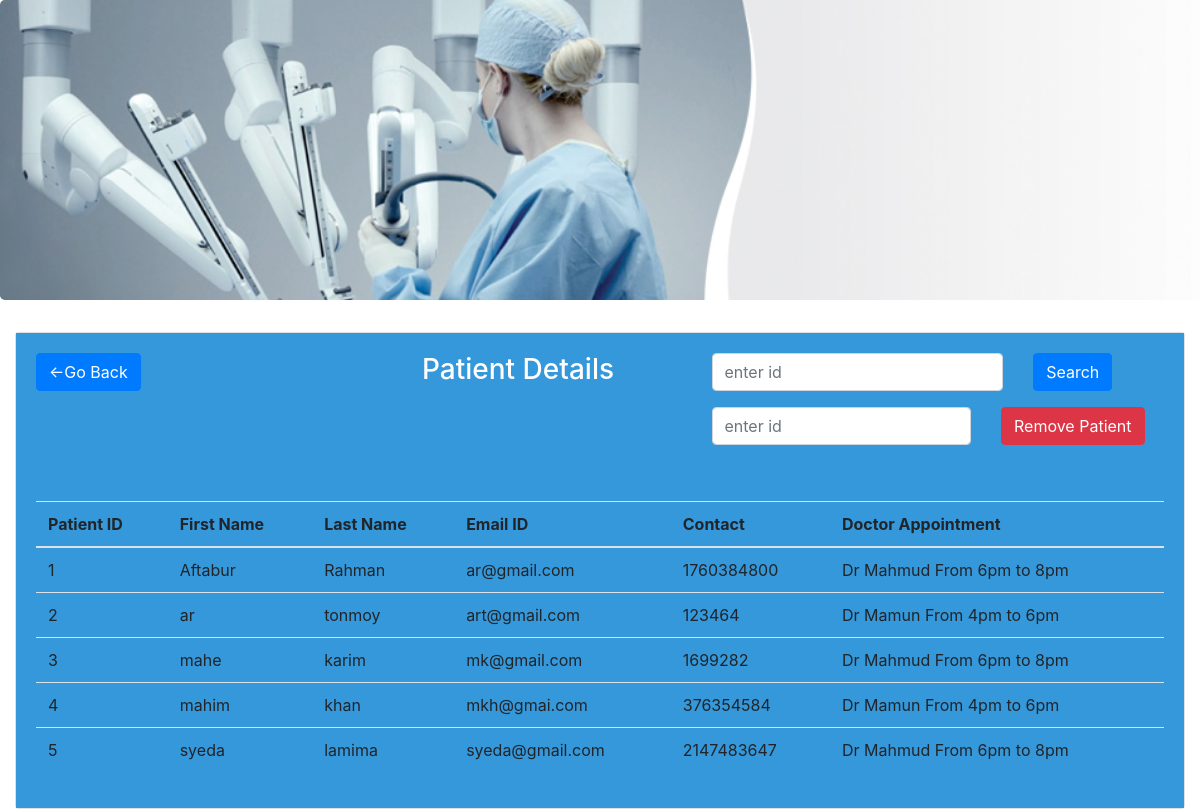
Screenshot of /patient_details.php with the database file from the repository.
### tables this page shows
CREATE TABLE `doctorapp` (
  `p_id` int(11) NOT NULL,
  `password` varchar(40) NOT NULL,
  `fname` varchar(40) NOT NULL,
  `lname` varchar(40) NOT NULL,
  `email` varchar(40) NOT NULL,
  `contact` int(11) NOT NULL,
  `docapp` varchar(60) NOT NULL
);

### func.php (the view, shortened to what this page needs)
<?php
$con=mysqli_connect("localhost","root","","hmsdb");
function get_patient_details()
{
    global $con;
    $query="select * from doctorapp";
    $result=mysqli_query($con,$query);
    while ($row=mysqli_fetch_array($result)) {
        $p_id=$row['p_id'];
        $fname=$row['fname'];
        $lname=$row['lname'];
        $email=$row['email'];
        $contact=$row['contact'];
        $docapp=$row['docapp'];
        echo "<tr>
        <td>$p_id</td>
        <td>$fname</td>
        <td>$lname</td>
        <td>$email</td>
        <td>$contact</td>
        <td>$docapp</td>
      </tr>";
    }
}
?>

### patient_details.php (shortened to what this page needs)
<DOCTYPE html>
<?php include("func.php"); ?>
<html>
<link rel="stylesheet" href="https://stackpath.bootstrapcdn.com/bootstrap/4.3.1/css/
bootstrap.min.css"
integrity="sha384-ggOyR0iXCbMQv3Xipma34MD+dH/1fQ784/j6cY/iJTQUOhcWr7x9JvoRxT2MZw1T"
crossorigin="anonymous">
<head>
</head>
<body>
<div class="jumbotron" style="background:url('image_for_hmsdb/3.jpg')no-repeat;background-size:cover;height:300px;"></div>
 <div class="container-fluid">
 <div class="card">
    <div class="card-body" style="background-color:#3498DB;color:#ffffff ">
      <div class="row">
        <div class="col-md-4">
          <a href="admin-panel.php" class="btn btn-primary"><-Go Back</a>
        </div>
        <div class="col-md-3"><h3>Patient Details<h3></div>
        <div class="col-md-4">
          <form class="form-group" action="patient_search.php" method="post">
          <div class="row">
            <div class="col-md-10"><input type="text" name="search"
                class="form-control" placeholder="enter id"></div>
              <div class="col-md-2"><input type="submit"
                    name="patient_search_submit"
                   class="btn btn-primary" value="Search"></div></div>
           </form>
           <form class="form-group" action="delete_patient.php" method="post">
          <div class="row">
            <div class="col-md-9"><input type="text" name="search"
                class="form-control" placeholder="enter id"></div>
              <div class="col-md-2"><input type="submit"
                    name="patient_delete_submit"
                   class="btn btn-danger" value="Remove Patient"></div></div>
           </form>
          </div>
        </div>
      </div>
<div class="card-body" style="background-color:#3498DB;color:#ffffff ;" >
<table class="table table-hover">
  <thead>
    <tr>
      <th >Patient ID</th>
      <th >First Name</th>
      <th >Last Name</th>
      <th >Email ID</th>
      <th >Contact</th>
      <th >Doctor Appointment </th>
    </tr>
  </thead>
  <tbody>
  <?php get_patient_details(); ?>
    </tbody>
 </table>
 </div>
</body>
</html>

### rows the page displays
doctorapp: p_id "1", fname "Aftabur", lname "Rahman", email "ar@gmail.com", contact "1760384800", docapp "Dr Mahmud From 6pm to 8pm"
doctorapp: p_id "2", fname "ar", lname "tonmoy", email "art@gmail.com", contact "123464", docapp "Dr Mamun From 4pm to 6pm"
doctorapp: p_id "3", fname "mahe", lname "karim", email "mk@gmail.com", contact "1699282", docapp "Dr Mahmud From 6pm to 8pm"
doctorapp: p_id "4", fname "mahim", lname "khan", email "mkh@gmai.com", contact "376354584", docapp "Dr Mamun From 4pm to 6pm"
doctorapp: p_id "5", fname "syeda", lname "lamima", email "syeda@gmail.com", contact "2147483647", docapp "Dr Mahmud From 6pm to 8pm"
